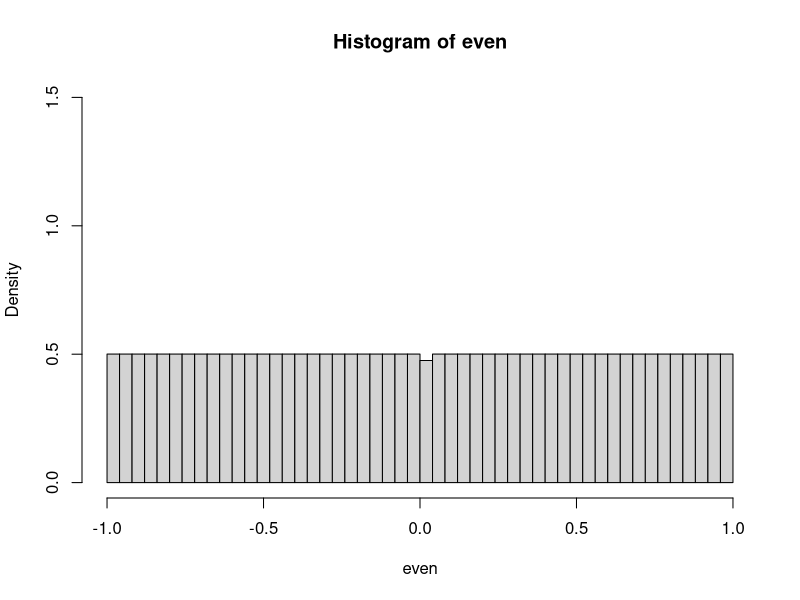
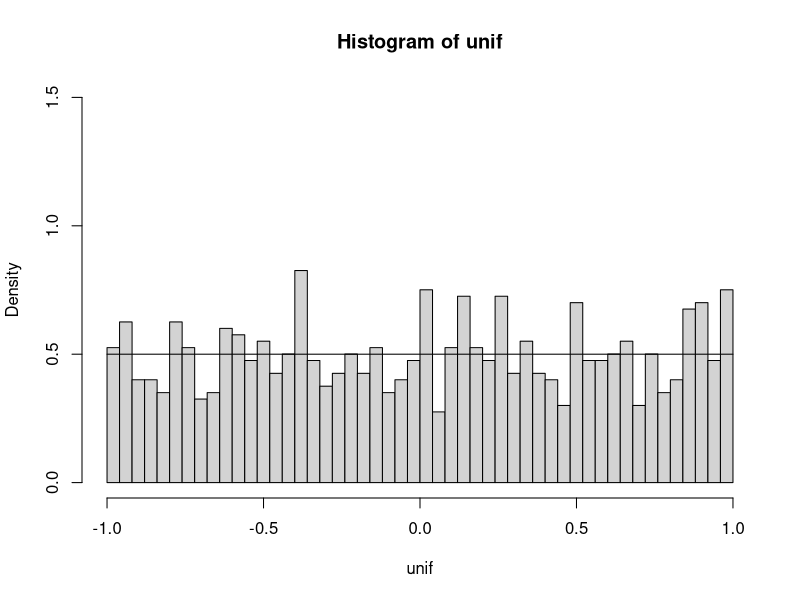
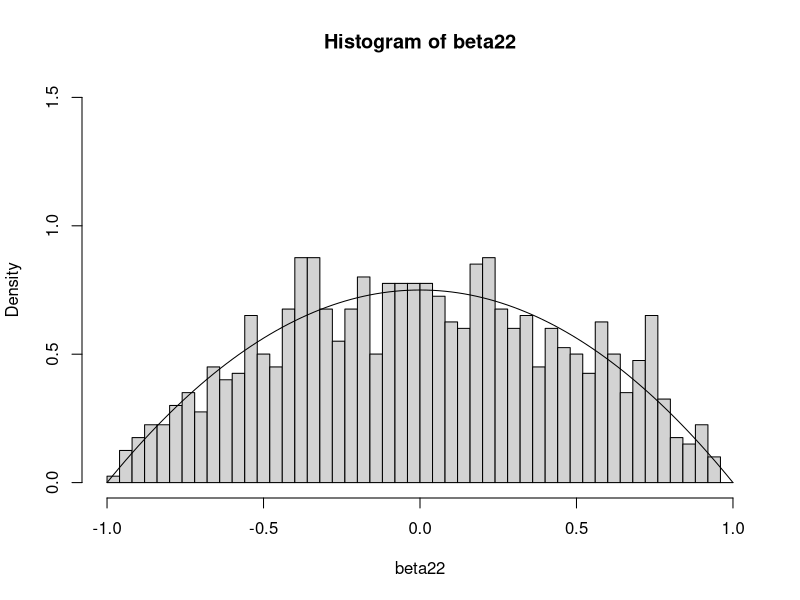
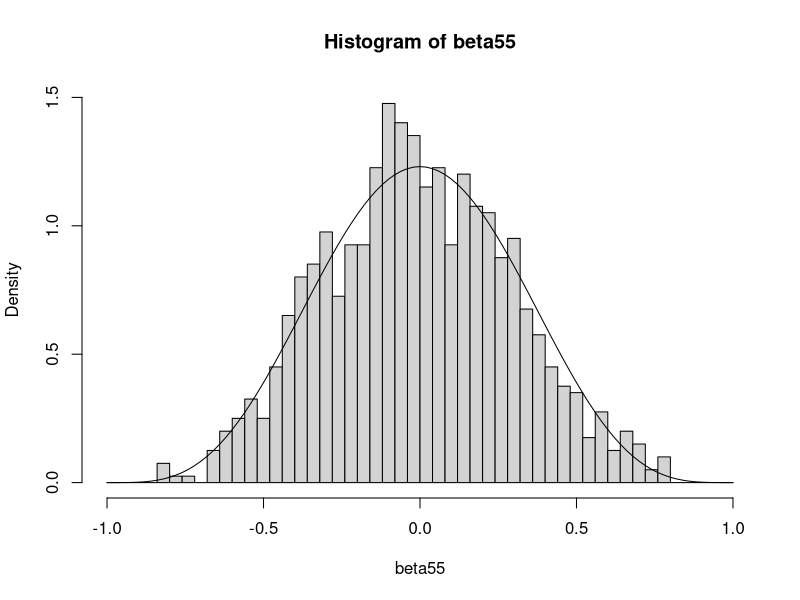

Recreate these plots in R, in order.
set.seed(1234);

even <- 0:998 / (998/2) - 1;
unif <- runif(999, -1, 1);
beta22 <- rbeta(999, 2, 2) * 2 - 1;
beta55 <- rbeta(999, 5, 5) * 2 - 1;

pdf("dists.pdf", width=3, height=4);
par("mar", c(5.1,4.1,4.1,5));
hist(even, -25:25/25, ylim=c(0,1.5), freq=FALSE);
hist(unif, -25:25/25, ylim=c(0,1.5), freq=FALSE);
plot.function(function (x) dunif(x, -1, 1), from=-1, to=1, ylim=c(0,1.5), add=TRUE);
hist(beta22, -25:25/25, ylim=c(0,1.5), freq=FALSE);
plot.function(function (x) dbeta((x+1)/2, 2,2)/2, from=-1, to=1, ylim=c(0,1.5), add=TRUE);
hist(beta55, -25:25/25, ylim=c(0,1.5), freq=FALSE);
plot.function(function (x) dbeta((x+1)/2, 5,5)/2, from=-1, to=1, ylim=c(0,1.5), add=TRUE);
dev.off();